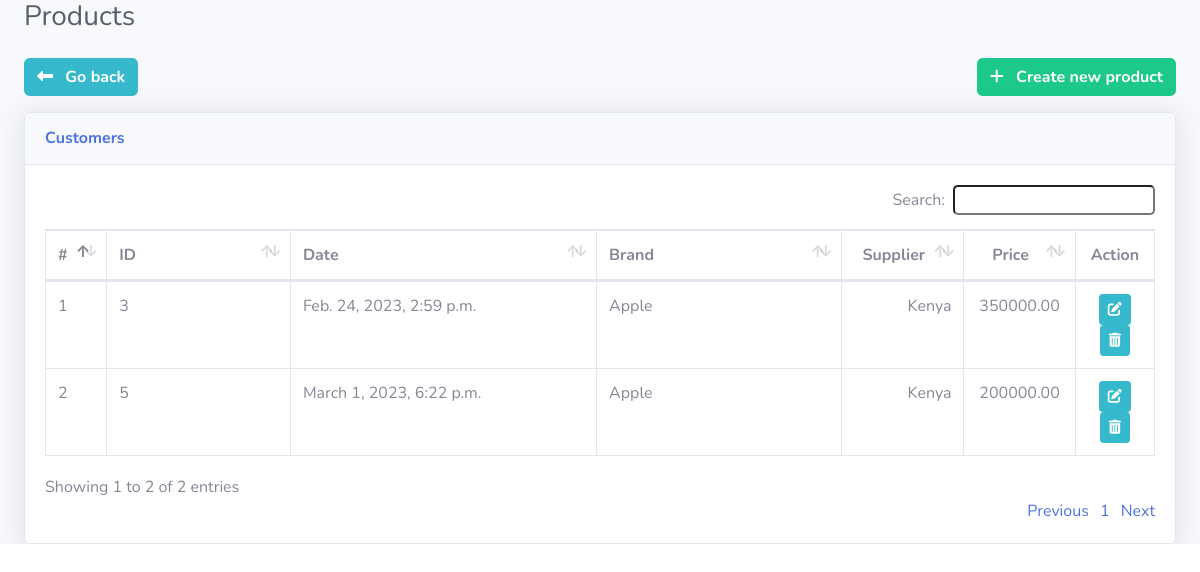
The app's page /posApp/products (signed in), older data.
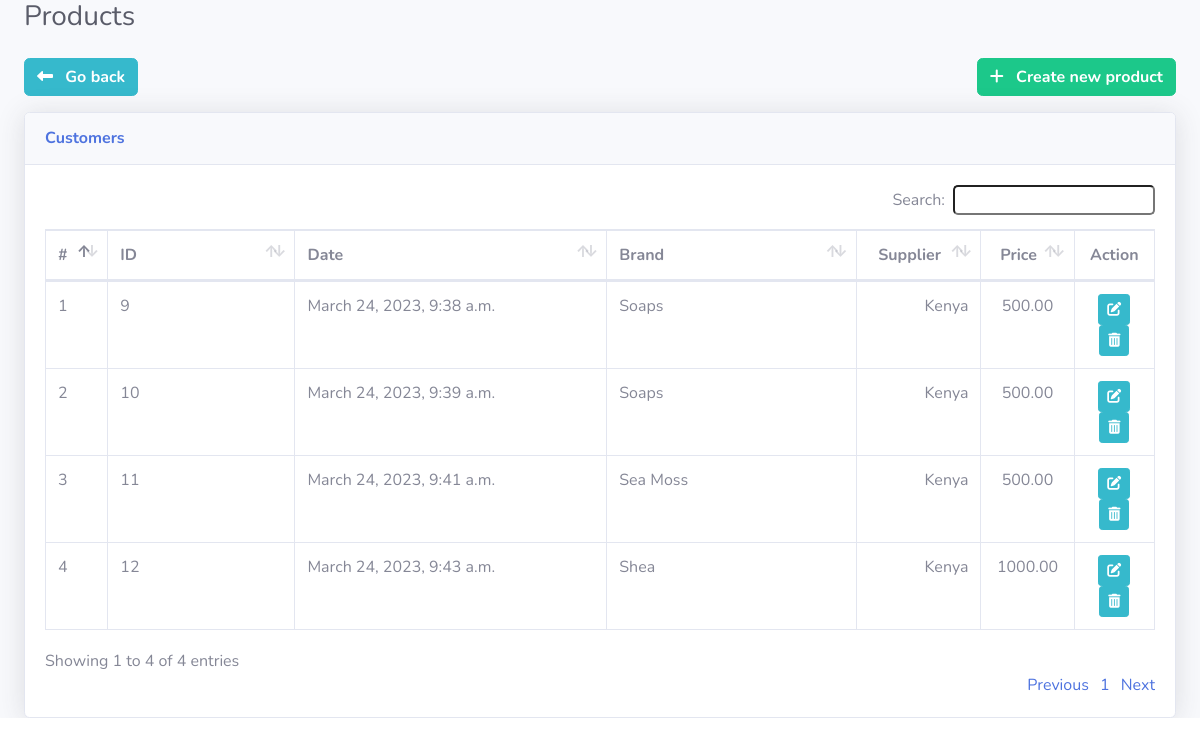
The same page, newer data.
### posApp/models.py (models this page shows, shortened)
class Product(models.Model):
    STATUS_CHOICES = (  # new
        ("ACTIVE", "Active"),
        ("INACTIVE", "Inactive")
    )
    name = models.CharField(max_length=200)
    code = models.CharField(max_length=100)
    category = models.ForeignKey(Category, on_delete=models.CASCADE)
    supplier = models.ForeignKey(Supplier, on_delete=models.CASCADE, null=True, blank=True)
    brand = models.ForeignKey(Brand, on_delete=models.CASCADE)
    image = models.ImageField(upload_to='product')
    description =  models.TextField(max_length=300)
    price =  models.DecimalField(max_digits=9, decimal_places=2, default=0)
    taxrate = models.ForeignKey(TaxRate, on_delete=models.CASCADE, null=True, blank=True, default=0)
    alert_quantity = models.IntegerField(default=2)
    stock = models.PositiveIntegerField(default=0)
    status = models.CharField(
        choices=STATUS_CHOICES,
        max_length=100,
        verbose_name="Status of the product", default="ACTIVE"
    )
    date_added = models.DateTimeField(default=timezone.now)
    date_updated = models.DateTimeField(auto_now=True)
    store = models.ForeignKey(Store, on_delete=models.CASCADE,null=True, blank=True)

class Brand(models.Model):
    name = models.CharField(max_length=200)
    brand_details = models.TextField(max_length=300)
    brand_image = models.ImageField(upload_to='brand')
    date_added = models.DateTimeField(default=timezone.now)
    date_updated = models.DateTimeField(auto_now=True)
    store = models.ForeignKey(Store, on_delete=models.CASCADE,null=True, blank=True )

class Supplier(models.Model):
    name = models.CharField(max_length=200)
    name = models.CharField(max_length=200)
    mobile = models.CharField(max_length=20)
    email = models.EmailField()
    gtin = models.CharField(max_length=14, null=True, blank=True)
    address = models.TextField()
    city = models.CharField(max_length=200)
    state = models.CharField(max_length=200)
    country = models.CharField(max_length=200)
    details = models.TextField()
    created_at = models.DateTimeField(auto_now_add=True)
    store = models.ForeignKey(Store, on_delete=models.CASCADE, null=True, blank=True)

### posApp/views.py (the view)
# urls.py: path('products', views.ProductsListView, name='products_list'),
def ProductsListView(request):
    store_id = request.session.get('store_id')
    store = Store.objects.get(id=store_id)
    context = {
        "products": Product.objects.filter(store=store)
        }
    return render(request, "posApp/product_list.html", context=context)

### posApp/templates/posApp/product_list.html (shortened to what this page needs)
{% extends "posApp/abase.html" %}
{% load static %}
{% block stylesheets %}
<link href="{% static 'assets/css/dataTables.bootstrap4.min.css' %}" rel="stylesheet">
<link href="{% static 'assets/css/pagination_buttons.css' %}" rel="stylesheet">
{% endblock stylesheets %}
{% block content %}
<div class="d-flex justify-content-between">
    <div class="row ml-0 mb-3">
      <a href="{% url 'index' %}">
        <button type="button" class="btn btn-info font-weight-bold">
          <i class="fas fa-long-arrow-alt-left mr-2"></i>
          Go back
        </button>
      </a>
    </div>
    <div class="row mr-0 mb-3">
      <a href="{% url 'products_add' %}">
        <button type="button" class="btn btn-success font-weight-bold">
          <i class="fas fa-plus mr-2"></i>
          Create new product
        </button>
      </a>
    </div>
  </div>
    <div class="card shadow mb-12">
        <div class="card-header py-3">
            <h6 class="m-0 font-weight-bold text-primary">Customers</h6>
        </div>
        <div class="card-body">
            <div class="table-responsive">
                <table class="table table-bordered table-hover" id="dataTable" width="100%" cellspacing="0">
                    <thead>
                        <tr>
                            <th style="width:5%">#</th>
                            <th style="width:15%">ID</th>
                            <th style="width:25%">Date</th>
                            <th style="width:20%">Brand</th>
                            <th class="text-center" style="width:10%">Supplier</th>
                            <th class="text-center" style="width:5%">Price</th>
                            <th class="text-center" style="width:5%">Action</th>
                        </tr>
                    </thead>
                    <tbody>
                        {% for p in products %}
                        <tr>
                            <td>{{forloop.counter}}</td>
                            <td>{{p.id}}</td>
                            <td>{{p.date_added}}</td>
                            <td>{{p.brand.name}}</td>
                            <td class="text-right" >{{p.supplier.name}}</td>
                            <td class="text-center" >{{p.price}}</td>
                            <td class="text-center">
                                <a href="{% url 'products_update' p.id %}" class="text-decoration-none">
                                    <button type="button" class="btn btn-info btn-sm" data-bs-toggle="tooltip" title="update product">
                                        <i class="fas fa-edit"></i>
                                    </button>
                                </a>
                                <a href="{% url 'products_delete' p.id %}" class="text-decoration-none">
                                    <button type="button" class="btn btn-info btn-sm" data-bs-toggle="tooltip" title="delete product">
                                        <i class="fas fa-trash-alt"></i>
                                    </button>
                                </a>
                            </td>
                        </tr>
                        {% endfor %}
                    </tbody>
                </table>
            </div>
        </div>
    </div>
{% endblock content %}

Row changes from the older to the newer data that the page shows:
removed Product: id "3", date_added "Feb. 24, 2023, 2:59 p.m.", brand.name "Apple", supplier.name "Kenya", price "350000.00"
removed Product: id "5", date_added "March 1, 2023, 6:22 p.m.", brand.name "Apple", supplier.name "Kenya", price "200000.00"
added Product: id "9", date_added "March 24, 2023, 9:38 a.m.", brand.name "Soaps", supplier.name "Kenya", price "500.00"
added Product: id "10", date_added "March 24, 2023, 9:39 a.m.", brand.name "Soaps", supplier.name "Kenya", price "500.00"
added Product: id "11", date_added "March 24, 2023, 9:41 a.m.", brand.name "Sea Moss", supplier.name "Kenya", price "500.00"
added Product: id "12", date_added "March 24, 2023, 9:43 a.m.", brand.name "Shea", supplier.name "Kenya", price "1000.00"
Text that changed along with them:
text written by a page script: "Search: Showing 1 to 2 of 2 entries Previous 1 Next" → "Search: Showing 1 to 4 of 4 entries Previous 1 Next"
